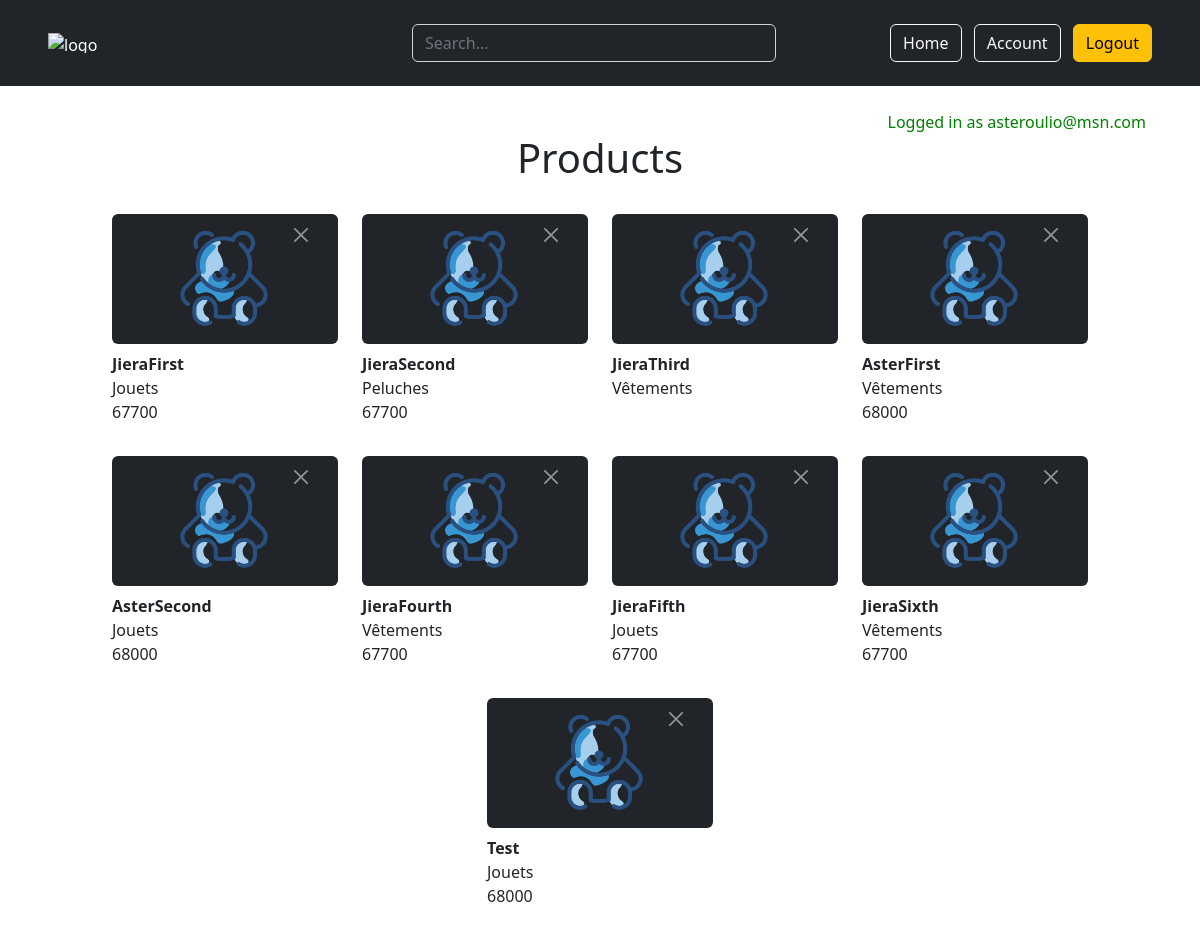
The app's page / (signed in) with its own data.
### website/models.py (models this page shows)
class User(db.Model, UserMixin):
    id = db.Column(db.Integer, primary_key=True)
    email = db.Column(db.String(150), unique=True)
    password = db.Column(db.String(150))
    first_name = db.Column(db.String(150))
    products = db.relationship('Product')

class Product(db.Model):
    id = db.Column(db.Integer, primary_key=True)
    title = db.Column(db.String(100))
    pictures = db.Column(db.String(500)) # Maybe to be created as own model with relationship to this one
    description = db.Column(db.String(5000))
    city = db.Column(db.String(150))
    category = db.Column(db.String(100))
    shipping_fee = db.Column(db.Integer)
    date = db.Column(db.DateTime(timezone=True), default=func.now())
    user_id = db.Column(db.Integer, db.ForeignKey('user.id'))

### website/views.py (the view)
@views.route('/', methods=['GET', 'POST'])
@login_required
def home():
    get_all_products = db.session.query(Product).all()
    return render_template("home.html", user=current_user, products=get_all_products)

### website/__init__.py (called while the page is built)
def create_app():
    app.config['SECRET_KEY'] = 'zajeoazu!ecàapzh'
    app.config['SQLALCHEMY_DATABASE_URI'] = f'sqlite:///{DB_NAME}'
    app.config['UPLOAD_FOLDER'] = UPLOAD_FOLDER
    db.init_app(app)
    from .views import views
    from .auth import auth
    app.register_blueprint(views, url_prefix="/")
    app.register_blueprint(auth, url_prefix="/")
    from .models import User, Product
    create_database(app)
    login_manager = LoginManager()
    login_manager.login_view = 'auth.login'
    login_manager.init_app(app)
    @login_manager.user_loader
    def load_user(id):
        return User.query.get(int(id))
    return app

### website/templates/home.html (shortened to what this page needs)
{% extends "base.html" %}
{% block content %}
    <div class="container my-4">
        <div align="right" style="color: green;">Logged in as {{ user.email }}</div>
        <h1 align="center">Products</h1>
        <br />
        <div class="container overflow-hidden" id="products-grid">
            <div class="row row-cols-3 g-4 justify-content-center">
                {% for product in products %}
                <div class="col" style="max-width:250px">
                    <div align="center" class="bg-dark rounded">
                        <img src="../static/img/logo3.png" alt="photo" height="130px">
                        <button type="button" class="btn-close btn-close-white pt-4" style="font-size:14px; position:absolute;" aria-label="Close" onClick="deleteProduct({{ product.id }})"></button>
                    </div>
                    <div class="py-2">
                        <div class="fw-bold"> {{ product.title }} </div>
                        <span>{{ product.category }}</span><br />
                        <span>{{ product.city }}</span>
                    </div>
                </div>
                {% endfor %}
            </div>
        </div>
    </div>
{% endblock%}

### website/templates/base.html (shortened to what this page needs)
<!DOCTYPE html>
<html>
    <head>
        <link
        href="https://cdn.jsdelivr.net/npm/bootstrap@5.2.3/dist/css/bootstrap.min.css"
        rel="stylesheet"
>
    </head>
    <body>
        <header class="px-5 py-4 text-bg-dark">
            <div class="row">
                <div class="col d-flex">
                    <a class="d-flex align-items-center text-white text-decoration-none" href="/">
                        <img src="../static/img/logo.png" alt="logo" height="20">
                    </a>
                </div>
                <form class="col-4 nav" role="search">
                    <input type="search" class="form-control justify-content-center form-control-dark text-bg-dark" placeholder="Search..." aria-label="Search">
                </form>
                <div class="col text-end">
                    {% if user.is_authenticated %}
                    <button type="button" class="btn btn-outline-light me-2" id="home" onclick="location.href='/'">Home</button>
                    <button type="button" class="btn btn-outline-light me-2" id="account" onclick="location.href='/account'">Account</button>
                    <button type="button" class="btn btn-warning" id="logout" onclick="location.href='/logout'">Logout</button>
                    {% else %}
                    <button type="button" class="btn btn-outline-light me-2" id="login" onclick="location.href='/login'">Login</button>
                    <button type="button" class="btn btn-warning" id="signup" onclick="location.href='/signup'">Sign up</button>
                    {% endif %}
                </div>
            </div>
        </header>
        <div class="container">
            {% block content %}
            {% endblock%}
        </div>
    </body>
</html>

### records on screen
User: email "asteroulio@msn.com"
Product: title "JieraFirst", category "Jouets", city "67700"
Product: title "JieraSecond", category "Peluches", city "67700"
Product: title "JieraThird", category "Vêtements"
Product: title "AsterFirst", category "Vêtements", city "68000"
Product: title "AsterSecond", category "Jouets", city "68000"
Product: title "JieraFourth", category "Vêtements", city "67700"
Product: title "JieraFifth", category "Jouets", city "67700"
Product: title "JieraSixth", category "Vêtements", city "67700"
Product: title "Test", category "Jouets", city "68000"
